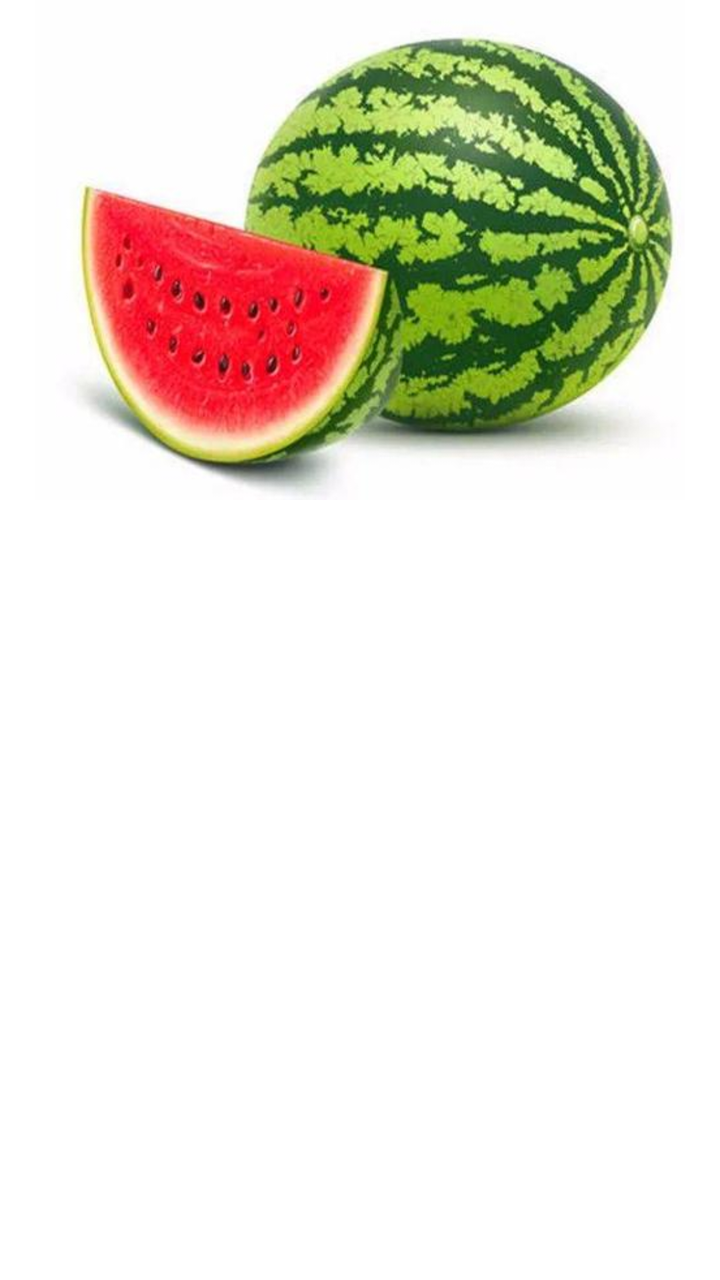
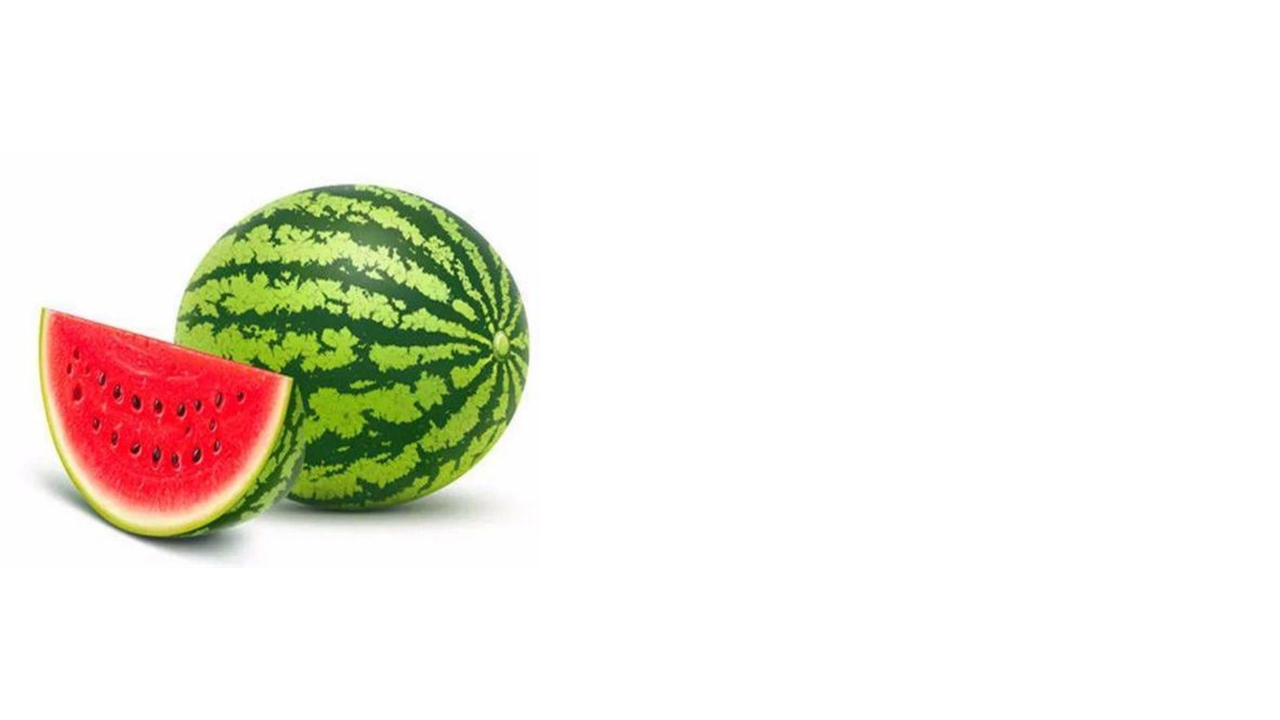

Two renders of one Android screen. The first uses the default layout on a phone; the second uses the alternative layout the repository ships for a different screen configuration, on a matching device. The two XML files are below.
<!-- AndroidManifest.xml: application theme Theme.LearnigApp -->
<!-- res/layout/activity_watermelon.xml -->
<?xml version="1.0" encoding="utf-8"?>
<LinearLayout xmlns:android="http://schemas.android.com/apk/res/android"
    android:layout_width="match_parent"
    android:layout_height="match_parent"
    android:background="#ffffff"
    android:orientation="vertical">

    <ImageView
        android:id="@+id/apple_header"
        android:layout_width="match_parent"
        android:layout_height="250dp"
        android:src="@drawable/watermelonbig"/>

    <TextView
        android:id="@+id/first"
        android:layout_width="match_parent"
        android:layout_height="wrap_content"
        android:layout_marginTop="5dp"
        android:gravity="center"
        android:textStyle="bold"
        android:textSize="40sp"
        android:textColor="#FF0033" />
    <TextView
        android:id="@+id/name"
        android:layout_width="match_parent"
        android:layout_height="wrap_content"
        android:layout_marginTop="8dp"
        android:gravity="center"
        android:textStyle="bold"
        android:textSize="55sp"
        android:textColor="#FF4081" />




</LinearLayout>
<!-- resources referenced by this layout -->
<resources>
  <!-- drawable watermelonbig: jpg bitmap (drawable, 30142 bytes) -->
  <style name="Theme.LearnigApp" parent="Theme.MaterialComponents.DayNight.DarkActionBar">
          
          <item name="colorPrimary">@color/purple_500</item>
          <item name="colorPrimaryVariant">@color/purple_700</item>
          <item name="colorOnPrimary">@color/white</item>
          
          <item name="colorSecondary">@color/teal_200</item>
          <item name="colorSecondaryVariant">@color/teal_700</item>
          <item name="colorOnSecondary">@color/black</item>
          
          <item name="android:statusBarColor" tools:targetApi="l">?attr/colorPrimaryVariant</item>
          
      </style>
</resources>
<!-- res/layout-land/activity_watermelon.xml (the repository's variant of the layout above) -->
<!-- drawn on the phone turned sideways -->
<?xml version="1.0" encoding="utf-8"?>
<LinearLayout xmlns:android="http://schemas.android.com/apk/res/android"
    android:layout_width="match_parent"
    android:layout_height="match_parent"
    android:background="#ffffff"
    android:orientation="horizontal">

    <ImageView
        android:id="@+id/apple_header"
        android:layout_width="270dp"
        android:layout_height="match_parent"
        android:src="@drawable/watermelonbig"/>

    <LinearLayout
        android:layout_width="match_parent"
        android:layout_height="match_parent"
        android:orientation="vertical">
        <TextView
            android:id="@+id/first"
            android:layout_width="match_parent"
            android:layout_height="wrap_content"
            android:layout_marginTop="25dp"
            android:gravity="center"
            android:textStyle="bold"
            android:textSize="35sp"
            android:textColor="#FF0033" />
        <TextView
            android:id="@+id/name"
            android:layout_width="match_parent"
            android:layout_height="wrap_content"
            android:layout_marginTop="35dp"
            android:gravity="center"
            android:textStyle="bold"
            android:textSize="45sp"
            android:textColor="#FF4081" />
    </LinearLayout>


</LinearLayout>
